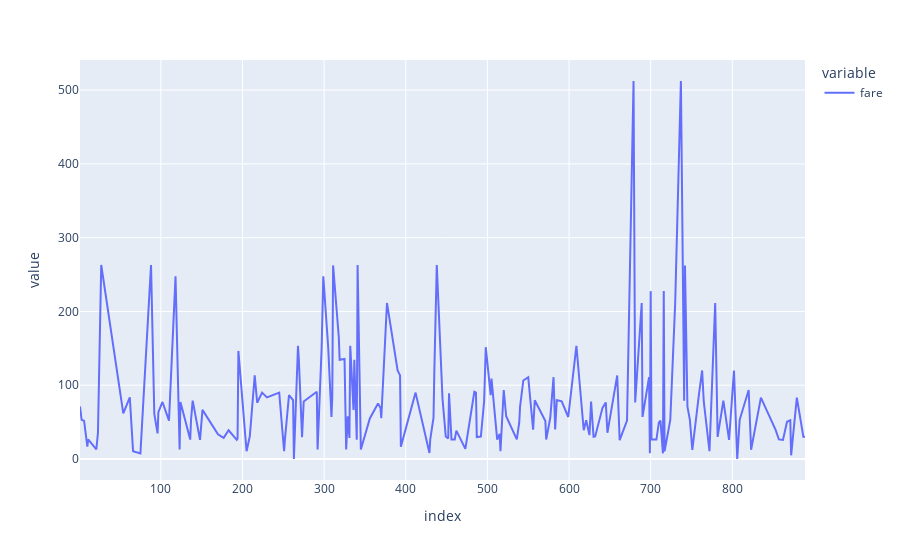

This figure's notebook cell:
### Code cell
titanic['fare'].plot()

### Figure 1 — Plotly figure (JSON) as saved in the notebook; plotly's stock layout.template omitted (floating-point values rounded to 4 significant figures; data arrays with more than 128 entries replaced by an {"elided": "..."} marker saying what was removed)
{"data": [{"hovertemplate": "variable=fare<br>index=%{x}<br>value=%{y}<extra></extra>", "legendgroup": "fare", "line": {"color": "#636efa", "dash": "solid"}, "marker": {"symbol": "circle"}, "mode": "lines", "name": "fare", "orientation": "v", "showlegend": true, "type": "scatter", "x": {"elided": "182 int values"}, "xaxis": "x", "y": {"elided": "182 float values"}, "yaxis": "y"}], "layout": {"legend": {"title": {"text": "variable"}, "tracegroupgap": 0}, "margin": {"t": 60}, "xaxis": {"anchor": "y", "domain": [0, 1], "title": {"text": "index"}}, "yaxis": {"anchor": "x", "domain": [0, 1], "title": {"text": "value"}}}}
